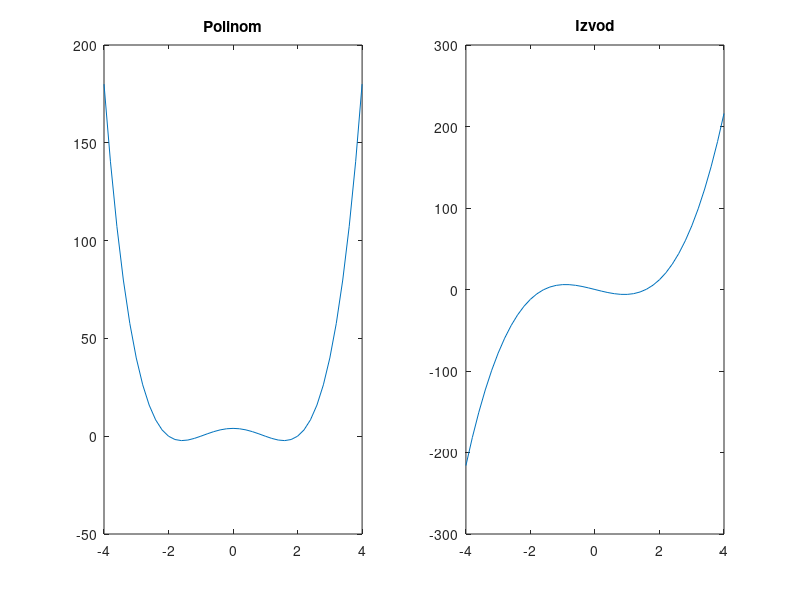

The MATLAB source for this figure:
%Nikola Stoimenov 23/2018
disp('Polinomi: Treta Zadacha');

x = [-4:0.2:4];
P = [1, 0, -5, 0, 4];
PIzvod = polyder(P);

figure;
subplot(1, 2, 1);
plot(x, polyval(P, x));
title('Polinom');

subplot(1, 2, 2);
plot(x, polyval(PIzvod, x));
title('Izvod');